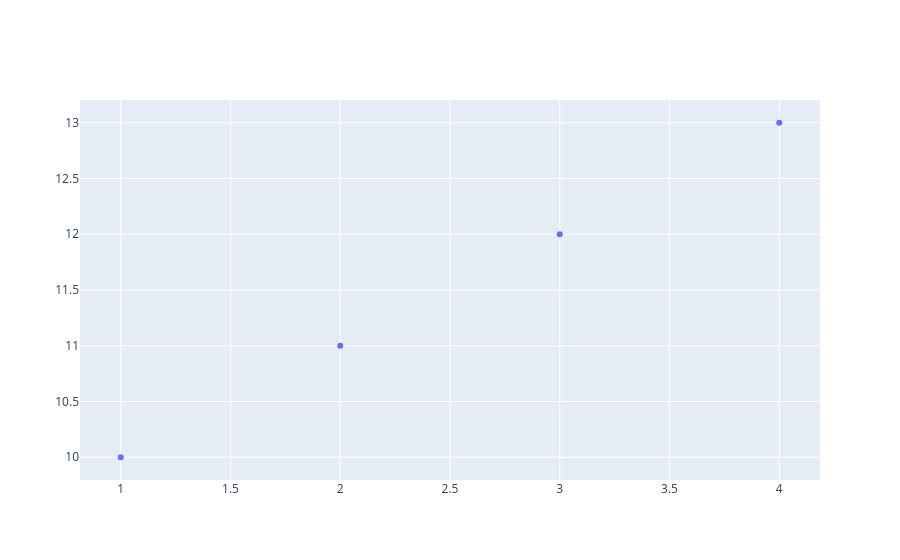

This figure's notebook cell:
### Code cell
import plotly.graph_objects as go
fig = go.Figure(data=[go.Scatter(
    x=[1, 2, 3, 4], y=[10, 11, 12, 13],
    mode='markers'
)])
fig.show()

### Figure 1 — Plotly figure (JSON) as saved in the notebook; plotly's stock layout.template omitted (floating-point values rounded to 4 significant figures)
{"data": [{"mode": "markers", "type": "scatter", "x": [1, 2, 3, 4], "y": [10, 11, 12, 13]}], "layout": {}}
